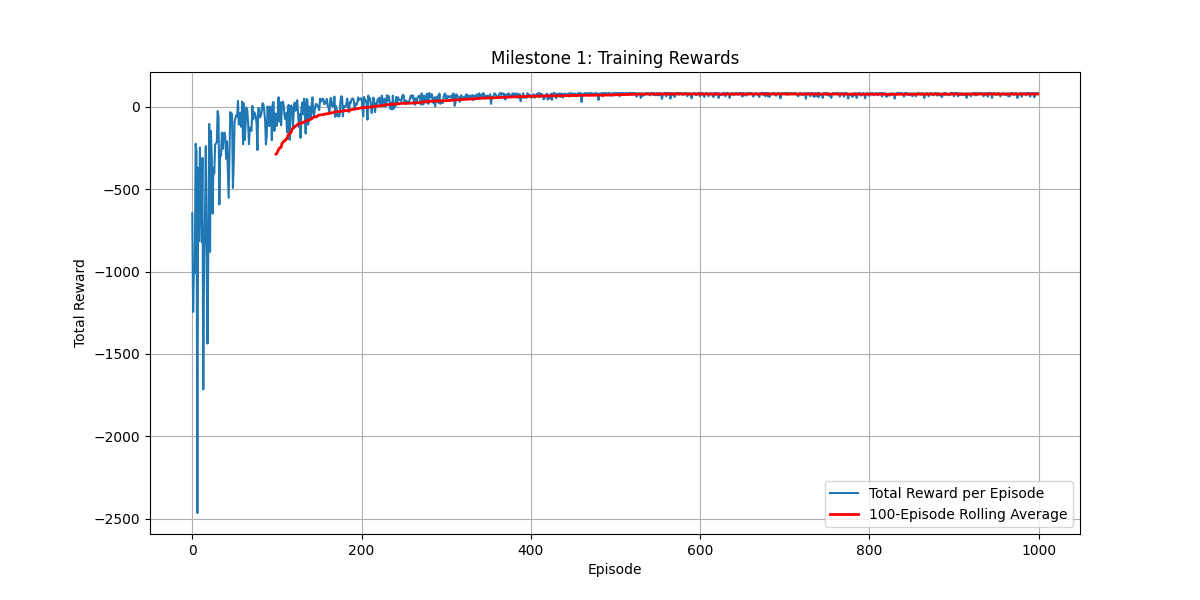

Here is the Python script that generated this plot:
import numpy as np
import random
import matplotlib.pyplot as plt


class MazeEnvironment:
    def __init__(self, N, M):
        self.N, self.M = N, M

        self.grid = np.zeros((N, M)) # 0: empty, 1: wall, 2: goal
        self.start = (0, 0)
        self.goal = (N-1, M-1)
        self.grid[N-1, M-1] = 2

        self.state_space_size = N*M
        self.action_space_size = 4

        # Randomly place walls (10% of cells)
        num_walls = int(0.1 * self.state_space_size)
        walls_placed = 0
        while walls_placed < num_walls:
            i = random.randint(0, N-1)
            j = random.randint(0, M-1)
            if (i, j) != self.start and (i, j) != self.goal and self.grid[i, j] == 0:
                self.grid[i, j] = 1
                walls_placed += 1

        self.action_map = {
            0: (-1, 0),  # Up
            1: (1, 0),   # Down
            2: (0, -1),  # Left
            3: (0, 1)    # Right
        }

    def step(self, state, action):
        row, col = state
        d_row, d_col = self.action_map[action]
        new_row, new_col = row + d_row, col + d_col

        done = False

        if new_row < 0 or new_row >= self.N or new_col < 0 or new_col >= self.M or self.grid[new_row, new_col] == 1:
            next_state = state
            reward = -10
        
        elif (new_row, new_col) == self.goal:
            next_state = (new_row, new_col)
            reward = 100
            done = True
        
        else:
            next_state = (new_row, new_col)
            reward = -1
        
        return next_state, reward, done
    
    def state_to_index(self, state):
        row, col = state
        return row * self.M + col

    def reset(self):
        return self.start
    

class QLearningAgent:
    def __init__(self, env):
        self.env = env
        self.q_table = np.random.uniform(-0.1, 0.1, (env.state_space_size, env.action_space_size))

        self.alpha = 0.1
        self.gamma = 0.9

        self.initial_epsilon = 0.9
        self.final_epsilon = 0.1
        self.epsilon_decay_episodes = 500
        self.epsilon = self.initial_epsilon

        self.random_action_counter = 0
    
    def choose_action(self, state, episode):
        state_idx = self.env.state_to_index(state)

        if episode > 0 and episode % 5 == 0 and self.random_action_counter < 3:
            self.random_action_counter += 1
            return random.randint(0, self.env.action_space_size - 1)

        if episode % 5 != 0:
            self.random_action_counter = 0
        
        if episode < self.epsilon_decay_episodes:
            self.epsilon = self.initial_epsilon - (self.initial_epsilon - self.final_epsilon) * (episode / self.epsilon_decay_episodes)
        else:
            self.epsilon = self.final_epsilon

        if random.uniform(0, 1) < self.epsilon:
            return random.randint(0, self.env.action_space_size - 1)
        else:
            return np.argmax(self.q_table[state_idx])
    
    def update(self, state, action, reward, next_state):
        state_idx = self.env.state_to_index(state)
        next_state_idx = self.env.state_to_index(next_state)

        old_value = self.q_table[state_idx, action]
        next_max = np.max(self.q_table[next_state_idx])

        new_value = old_value + self.alpha * (reward + self.gamma * next_max - old_value)

        self.q_table[state_idx, action] = new_value


N, M = 10, 10
NUM_EPISODES = 1000
MAX_STEPS_PER_EPISODE = 1000

env = MazeEnvironment(N, M)
agent = QLearningAgent(env)
rewards_history = []

print("Starting training...")
for episode in range(NUM_EPISODES):
    state = env.reset()
    total_reward = 0
    done = False
    
    agent.random_action_counter = 0
    for step in range(MAX_STEPS_PER_EPISODE):
        action = agent.choose_action(state, episode)
        next_state, reward, done = env.step(state, action)
        agent.update(state, action, reward, next_state)
        state = next_state
        total_reward += reward

        if done:
            break
    
    rewards_history.append(total_reward)
    if (episode + 1) % 100 == 0:
        print(f'Episode {episode + 1}, Total Reward: {total_reward}, Epsilon: {agent.epsilon:.3f}')

print("Training completed.")
print('-' * 30)

print("Starting evaluation...")
NUM_TEST_EPISODES = 100
total_steps_list = []
successes = 0

for _ in range(NUM_TEST_EPISODES):
    state = env.reset()
    done = False
    steps_this_episode = 0
    
    for step in range(MAX_STEPS_PER_EPISODE):
        state_idx = env.state_to_index(state)
        action = np.argmax(agent.q_table[state_idx])

        next_state, reward, done = env.step(state, action)

        state = next_state
        steps_this_episode += 1

        if done:
            if reward == 100:
                successes += 1
                total_steps_list.append(steps_this_episode)
            break

# Calculate and report metrics
success_rate = (successes / NUM_TEST_EPISODES) * 100
avg_steps = np.mean(total_steps_list) if successes > 0 else float('inf')

print(f"--- Evaluation Results (100 episodes) ---")
print(f"Success Rate: {success_rate:.2f}%")
print(f"Average Steps to Goal (on success): {avg_steps:.2f}")
print("-" * 30)


plt.figure(figsize=(12, 6))
plt.plot(rewards_history, label='Total Reward per Episode')


rolling_avg = np.convolve(rewards_history, np.ones(100)/100, mode='valid')
plt.plot(range(99, NUM_EPISODES), rolling_avg, label='100-Episode Rolling Average', color='red', linewidth=2)

plt.title('Milestone 1: Training Rewards')
plt.xlabel('Episode')
plt.ylabel('Total Reward')
plt.legend()
plt.grid(True)
# plt.show()
plt.savefig("maze1.png")